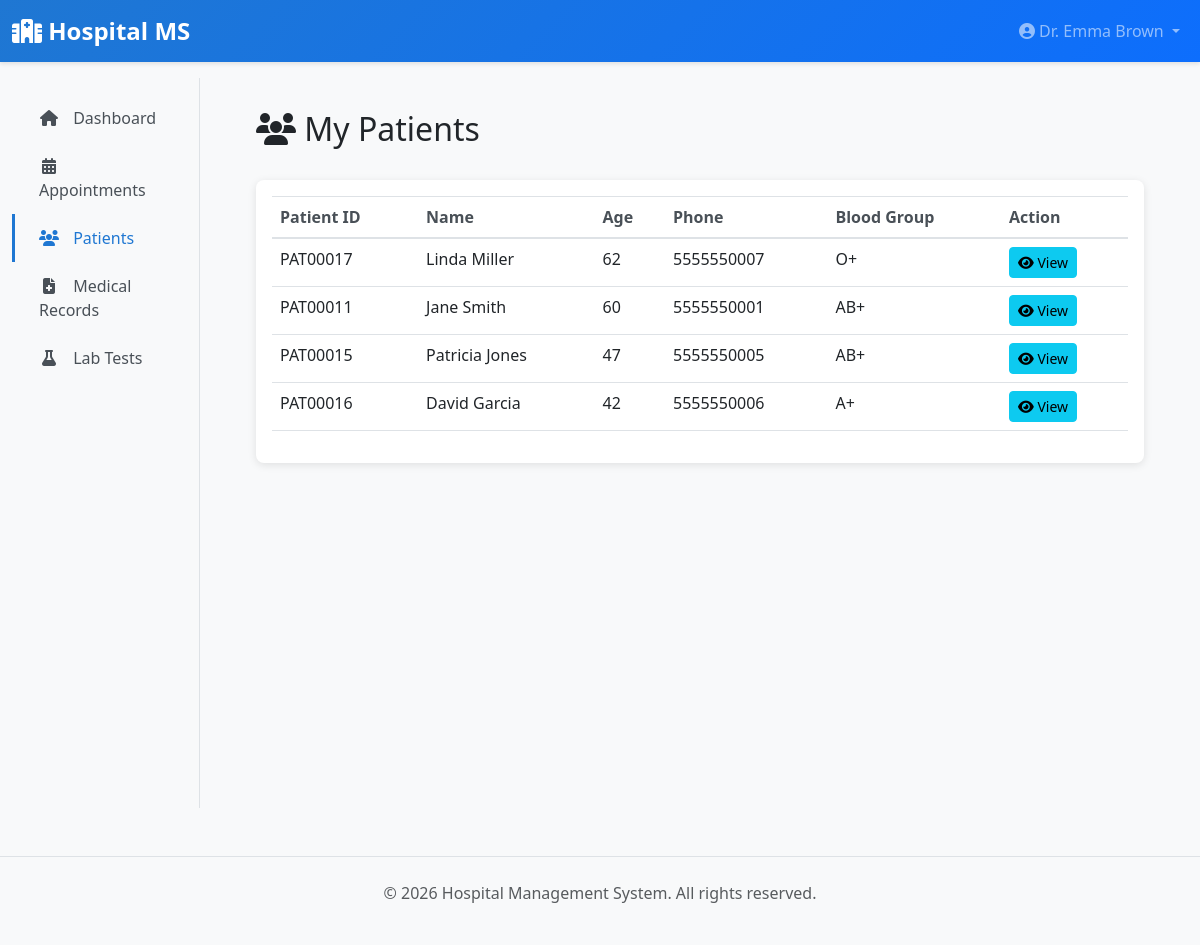
The page /doctor/patients (signed in) on the database its author committed.
### app/models/__init__.py (models this page shows, shortened)
class User(UserMixin, db.Model):
    __tablename__ = 'users'
    id = db.Column(db.Integer, primary_key=True)
    username = db.Column(db.String(80), unique=True, nullable=False, index=True)
    email = db.Column(db.String(120), unique=True, nullable=False, index=True)
    password_hash = db.Column(db.String(255), nullable=False)
    first_name = db.Column(db.String(80))
    last_name = db.Column(db.String(80))
    phone = db.Column(db.String(20))
    role = db.Column(db.Enum(UserRole), nullable=False, default=UserRole.PATIENT)
    is_active = db.Column(db.Boolean, default=True)
    created_at = db.Column(db.DateTime, default=datetime.utcnow)
    updated_at = db.Column(db.DateTime, default=datetime.utcnow, onupdate=datetime.utcnow)
    patient = db.relationship('Patient', uselist=False, back_populates='user', foreign_keys='Patient.user_id')
    doctor = db.relationship('Doctor', uselist=False, back_populates='user', foreign_keys='Doctor.user_id')
    lab_staff = db.relationship('LabStaff', uselist=False, back_populates='user', foreign_keys='LabStaff.user_id')
    def get_full_name(self):
        return f"{self.first_name} {self.last_name}".strip()

class Patient(db.Model):
    __tablename__ = 'patients'
    id = db.Column(db.Integer, primary_key=True)
    user_id = db.Column(db.Integer, db.ForeignKey('users.id'), nullable=False)
    patient_id = db.Column(db.String(20), unique=True, nullable=False)  # Medical record number
    date_of_birth = db.Column(db.Date)
    gender = db.Column(db.String(10))  # Male, Female, Other
    blood_group = db.Column(db.String(5))
    address = db.Column(db.Text)
    emergency_contact = db.Column(db.String(120))
    emergency_contact_phone = db.Column(db.String(20))
    insurance_provider = db.Column(db.String(120))
    insurance_number = db.Column(db.String(50))
    allergies = db.Column(db.Text)
    medical_history = db.Column(db.Text)
    created_at = db.Column(db.DateTime, default=datetime.utcnow)
    updated_at = db.Column(db.DateTime, default=datetime.utcnow, onupdate=datetime.utcnow)
    user = db.relationship('User', back_populates='patient', foreign_keys=[user_id])
    appointments = db.relationship('Appointment', back_populates='patient', cascade='all, delete-orphan')
    medical_records = db.relationship('MedicalRecord', back_populates='patient', cascade='all, delete-orphan')
    admissions = db.relationship('Admission', back_populates='patient', cascade='all, delete-orphan')
    lab_results = db.relationship('LabResult', back_populates='patient', cascade='all, delete-orphan')
    billing_records = db.relationship('BillingRecord', back_populates='patient', cascade='all, delete-orphan')
    prescriptions = db.relationship('Prescription', back_populates='patient', foreign_keys='Prescription.patient_id', cascade='all, delete-orphan')
    discharge_summaries = db.relationship('DischargeSummary', back_populates='patient', cascade='all, delete-orphan')
    patient_insurances = db.relationship('PatientInsurance', back_populates='patient', cascade='all, delete-orphan')

### app/blueprints/doctor.py (the view)
@doctor_bp.route('/patients')
@login_required
@doctor_required
def patients():
    doctor = current_user.doctor
    page = request.args.get('page', 1, type=int)
    patients_list = db.session.query(Patient).join(
        Appointment, Patient.id == Appointment.patient_id
    ).filter(
        Appointment.doctor_id == doctor.id
    ).distinct().paginate(page=page, per_page=10)
    today = datetime.now().date()
    for patient in patients_list.items:
        if patient.date_of_birth:
            patient.age = today.year - patient.date_of_birth.year - (
                (today.month, today.day) < (patient.date_of_birth.month, patient.date_of_birth.day)
            )
        else:
            patient.age = None
    return render_template('doctor/patients.html', patients=patients_list)

### app/blueprints/doctor.py (called while the page is built)
def doctor_required(f):
    @wraps(f)
    def decorated_function(*args, **kwargs):
        if not current_user.is_authenticated or current_user.role != UserRole.DOCTOR:
            flash('You do not have permission to access this page.', 'danger')
            return redirect(url_for('main.dashboard'))
        return f(*args, **kwargs)
    return decorated_function

### app/templates/doctor/patients.html (shortened to what this page needs)
{% extends "layouts/base.html" %}
{% block content %}
<div class="d-flex justify-content-between align-items-center mb-4">
    <h2><i class="fas fa-users"></i> My Patients</h2>
</div>
<div class="card">
    <div class="card-body">
        {% if patients.items %}
        <div class="table-responsive">
            <table class="table table-hover">
                <thead>
                    <tr>
                        <th>Patient ID</th>
                        <th>Name</th>
                        <th>Age</th>
                        <th>Phone</th>
                        <th>Blood Group</th>
                        <th>Action</th>
                    </tr>
                </thead>
                <tbody>
                    {% for patient in patients.items %}
                    <tr>
                        <td>{{ patient.patient_id }}</td>
                        <td>{{ patient.user.get_full_name() }}</td>
                        <td>{{ patient.age or '-' }}</td>
                        <td>{{ patient.user.phone or '-' }}</td>
                        <td>{{ patient.blood_group or '-' }}</td>
                        <td>
                            <a href="{{ url_for('doctor.view_patient', patient_id=patient.id) }}" class="btn btn-sm btn-info">
                                <i class="fas fa-eye"></i> View
                            </a>
                        </td>
                    </tr>
                    {% endfor %}
                </tbody>
            </table>
        </div>
        {% else %}
        <p class="text-muted text-center my-3">No patients yet.</p>
        {% endif %}
    </div>
</div>
{% endblock %}

### app/templates/layouts/base.html (shortened to what this page needs)
<!DOCTYPE html>
<html lang="en">
<head>
    <link href="https://cdnjs.cloudflare.com/ajax/libs/bootstrap/5.3.0/css/bootstrap.min.css" rel="stylesheet">
    <link href="https://cdnjs.cloudflare.com/ajax/libs/font-awesome/6.4.0/css/all.min.css" rel="stylesheet">
</head>
<body>
    <nav class="navbar navbar-expand-lg navbar-dark sticky-top">
        <div class="container-fluid">
            <a class="navbar-brand" href="{{ url_for('main.dashboard') }}">
                <i class="fas fa-hospital"></i> Hospital MS
            </a>
            <div class="collapse navbar-collapse" id="navbarNav">
                <ul class="navbar-nav ms-auto">
                    {% if current_user.is_authenticated %}
                        <li class="nav-item dropdown">
                            <a class="nav-link dropdown-toggle" href="#" id="userDropdown" role="button" data-bs-toggle="dropdown">
                                <i class="fas fa-user-circle"></i> {{ current_user.get_full_name() or current_user.username }}
                            </a>
                        </li>
                    {% else %}
                        <li class="nav-item">
                            <a class="nav-link" href="{{ url_for('auth.login') }}">Login</a>
                        </li>
                    {% endif %}
                </ul>
            </div>
        </div>
    </nav>
    {% if current_user.is_authenticated %}
        <div class="container-fluid">
            <div class="row">
                <nav class="col-md-3 col-lg-2 d-md-block bg-light sidebar">
                    <div class="position-sticky pt-3">
                        <ul class="nav flex-column">
                            {% if current_user.role.value == 'admin' %}
                                <li class="nav-item">
                                    <a class="nav-link {% if request.endpoint == 'admin.dashboard' %}active{% endif %}" href="{{ url_for('admin.dashboard') }}">
                                        <i class="fas fa-home"></i> Dashboard
                                    </a>
                                </li>
                                <li class="nav-item">
                                    <a class="nav-link {% if request.endpoint in ['admin.users_list', 'admin.create_user', 'admin.edit_user'] %}active{% endif %}" href="{{ url_for('admin.users_list') }}">
                                        <i class="fas fa-users"></i> Users
                                    </a>
                                </li>
                                <li class="nav-item">
                                    <a class="nav-link {% if request.endpoint in ['admin.doctors_list', 'admin.edit_doctor'] %}active{% endif %}" href="{{ url_for('admin.doctors_list') }}">
                                        <i class="fas fa-user-md"></i> Doctors
                                    </a>
                                </li>
                                <li class="nav-item">
                                    <a class="nav-link {% if request.endpoint in ['admin.beds_list', 'admin.create_bed'] %}active{% endif %}" href="{{ url_for('admin.beds_list') }}">
                                        <i class="fas fa-bed"></i> Beds
                                    </a>
                                </li>
                                <li class="nav-item">
                                    <a class="nav-link {% if request.endpoint in ['admin.departments_list', 'admin.create_department'] %}active{% endif %}" href="{{ url_for('admin.departments_list') }}">
                                        <i class="fas fa-sitemap"></i> Departments
                                    </a>
                                </li>
                                <li class="nav-item">
                                    <a class="nav-link {% if request.endpoint in ['admin.insurances_list', 'admin.create_insurance'] %}active{% endif %}" href="{{ url_for('admin.insurances_list') }}">
                                        <i class="fas fa-hand-holding-medical"></i> Insurances
                                    </a>
                                </li>
                                <li class="nav-item">
                                    <a class="nav-link {% if request.endpoint == 'admin.audit_logs' %}active{% endif %}" href="{{ url_for('admin.audit_logs') }}">
                                        <i class="fas fa-history"></i> Audit Logs
                                    </a>
                                </li>
                                <li class="nav-item">
                                    <a class="nav-link {% if request.endpoint in ['admin.lab_tests_list', 'admin.create_lab_test'] %}active{% endif %}" href="{{ url_for('admin.lab_tests_list') }}">
                                        <i class="fas fa-flask"></i> Lab Tests
                                    </a>
                                </li>
                                <li class="nav-item">
                                    <a class="nav-link {% if request.endpoint == 'admin.reports' %}active{% endif %}" href="{{ url_for('admin.reports') }}">
                                        <i class="fas fa-chart-bar"></i> Reports
                                    </a>
                                </li>
                            {% elif current_user.role.value == 'doctor' %}
                                <li class="nav-item">
                                    <a class="nav-link {% if request.endpoint == 'doctor.dashboard' %}active{% endif %}" href="{{ url_for('doctor.dashboard') }}">
                                        <i class="fas fa-home"></i> Dashboard
                                    </a>
                                </li>
                                <li class="nav-item">
                                    <a class="nav-link {% if request.endpoint in ['doctor.appointments', 'doctor.view_appointment'] %}active{% endif %}" href="{{ url_for('doctor.appointments') }}">
                                        <i class="fas fa-calendar-alt"></i> Appointments
                                    </a>
                                </li>
                                <li class="nav-item">
                                    <a class="nav-link {% if request.endpoint in ['doctor.patients', 'doctor.view_patient'] %}active{% endif %}" href="{{ url_for('doctor.patients') }}">
                                        <i class="fas fa-users"></i> Patients
                                    </a>
                                </li>
                                <li class="nav-item">
                                    <a class="nav-link {% if request.endpoint in ['doctor.medical_records', 'doctor.view_medical_record'] %}active{% endif %}" href="{{ url_for('doctor.medical_records') }}">
                                        <i class="fas fa-file-medical"></i> Medical Records
                                    </a>
                                </li>
                                <li class="nav-item">
                                    <a class="nav-link {% if request.endpoint in ['doctor.patient_lab_results', 'doctor.request_lab_test'] %}active{% endif %}" href="{{ url_for('doctor.patients') }}">
                                        <i class="fas fa-flask"></i> Lab Tests
                                    </a>
                                </li>
                            {% endif %}
                        </ul>
                    </div>
                </nav>
                <main class="col-md-9 ms-sm-auto col-lg-10 px-md-4">
                    <div class="main-content">
                        {% block content %}{% endblock %}
                    </div>
                </main>
            </div>
        </div>
    {% else %}
        <div style="min-height: calc(100vh - 70px); padding: 2rem;">
            {% block auth_content %}{% endblock %}
        </div>
    {% endif %}
    <footer class="bg-light py-4 mt-5 border-top">
        <div class="container text-center text-muted">
            <p>&copy; 2026 Hospital Management System. All rights reserved.</p>
        </div>
    </footer>
</body>
</html>

### app/templates/layouts/base.html (style rules this page uses)
:root { --primary-color: #1f77d2; --secondary-color: #0d6efd; --danger-color: #dc3545; }
body { background-color: #f8f9fa; font-family: 'Segoe UI', Tahoma, Geneva, Verdana, sans-serif; }
.navbar { background: linear-gradient(135deg, var(--primary-color) 0%, var(--secondary-color) 100%); box-shadow: 0 2px 4px rgba(0,0,0,0.1); }
.navbar-brand { font-weight: 700; font-size: 1.5rem; color: white !important; }
.sidebar { background-color: #fff; min-height: calc(100vh - 70px); border-right: 1px solid #dee2e6; }
.sidebar .nav-link { color: #495057; border-left: 3px solid transparent; padding: 0.75rem 1.5rem; transition: all 0.3s ease; }
.sidebar .nav-link:hover, .sidebar .nav-link.active { color: var(--primary-color); background-color: #f8f9fa; border-left-color: var(--primary-color); }
.sidebar .nav-link i { width: 20px; text-align: center; margin-right: 10px; }
.main-content { padding: 2rem; }
.card { border: 0; box-shadow: 0 2px 8px rgba(0,0,0,0.1); border-radius: 8px; margin-bottom: 1.5rem; }
.table { background-color: #fff; }
.table thead { background-color: #f8f9fa; border-top: 1px solid #dee2e6; }
.table thead th { color: #495057; font-weight: 600; border-bottom: 2px solid #dee2e6; }

### rows shown on the page
User: first_name+last_name "Dr. Emma Brown"
Patient: patient_id "PAT00017", user.get_full_name "Linda Miller", age "62", user "5555550007", blood_group "O+"
Patient: patient_id "PAT00011", user.get_full_name "Jane Smith", age "60", user "5555550001", blood_group "AB+"
Patient: patient_id "PAT00015", user.get_full_name "Patricia Jones", age "47", user "5555550005", blood_group "AB+"
Patient: patient_id "PAT00016", user.get_full_name "David Garcia", age "42", user "5555550006", blood_group "A+"
